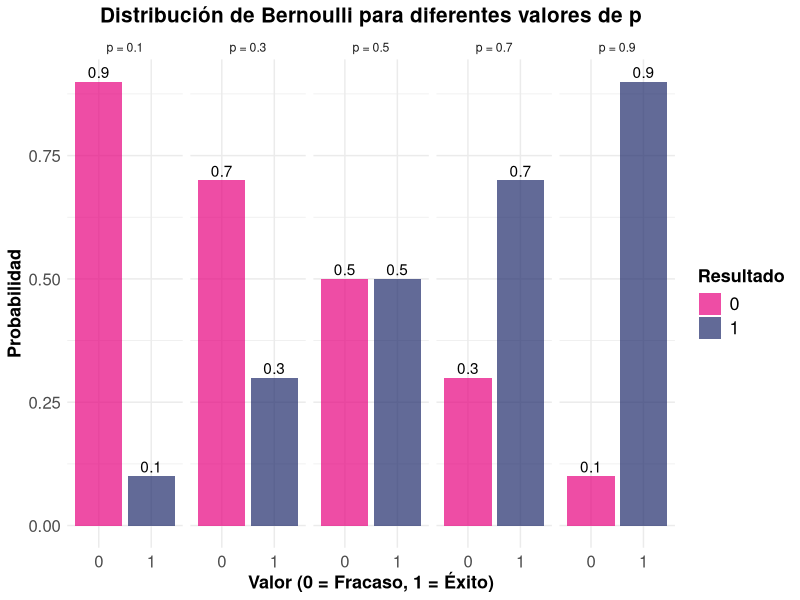
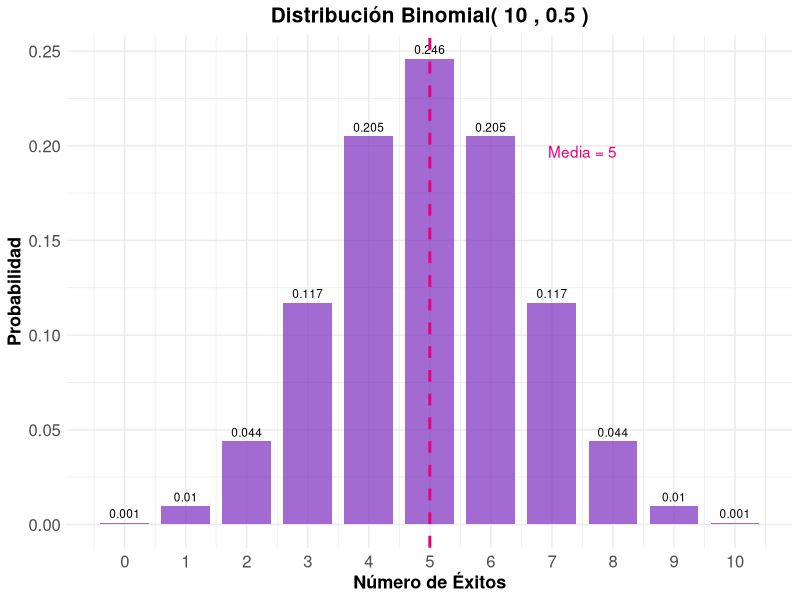
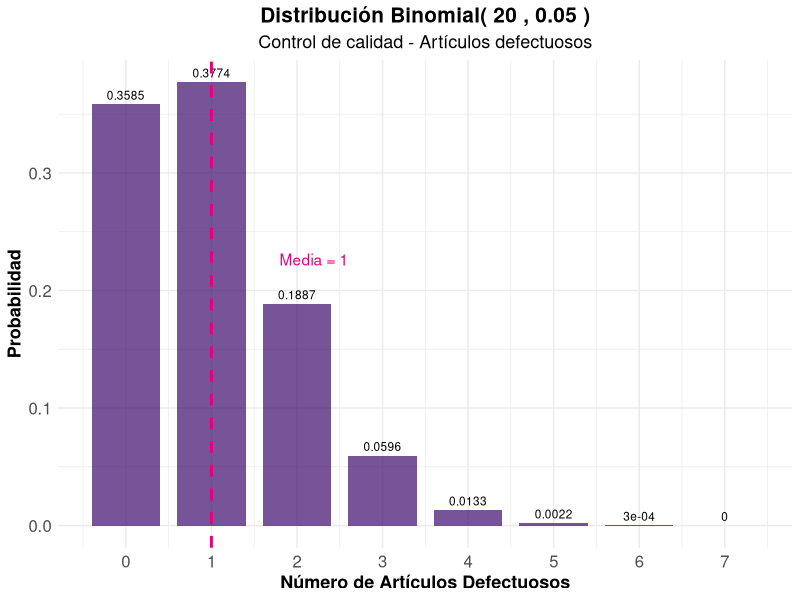
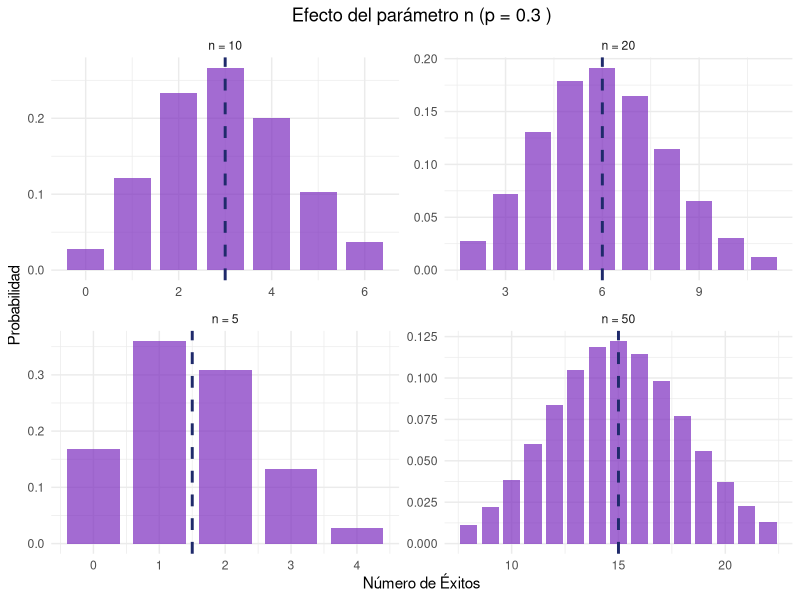
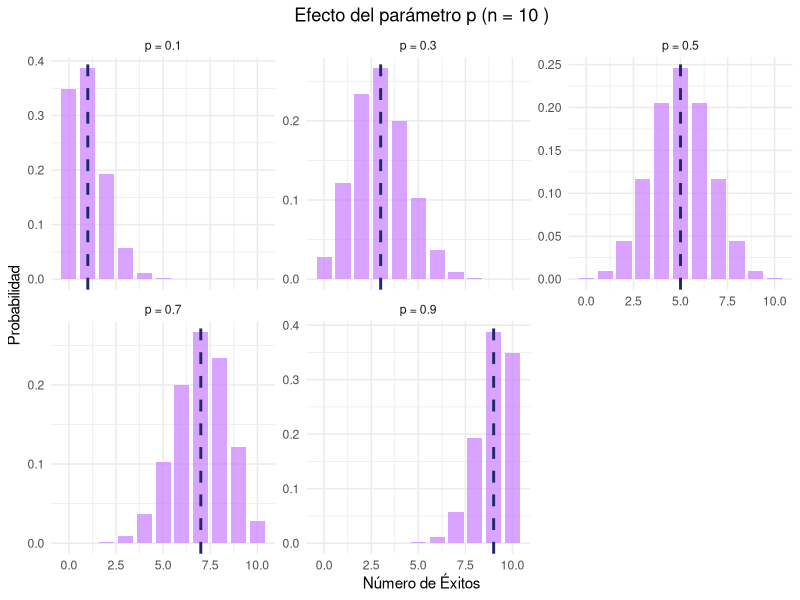
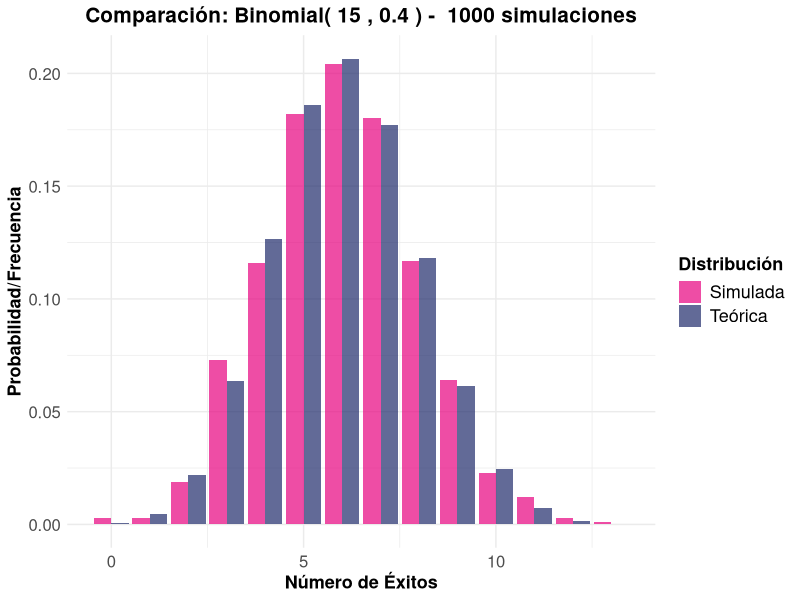
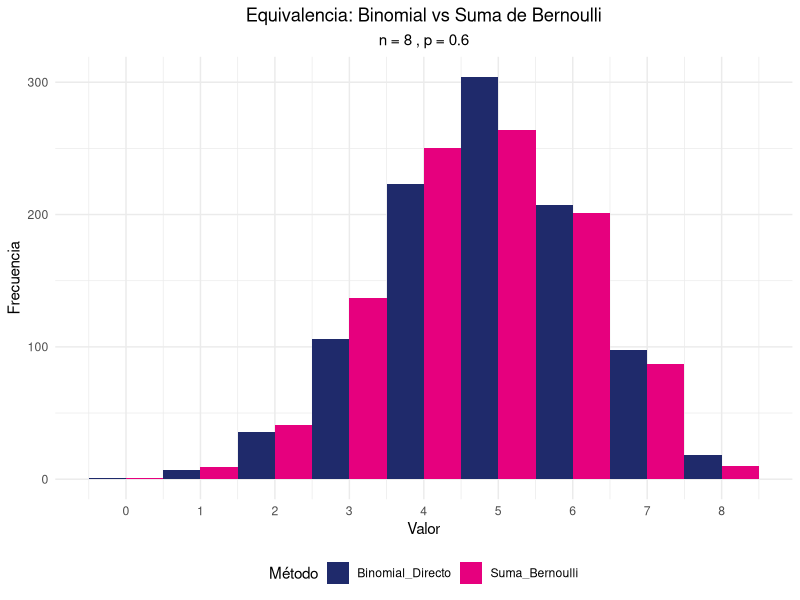
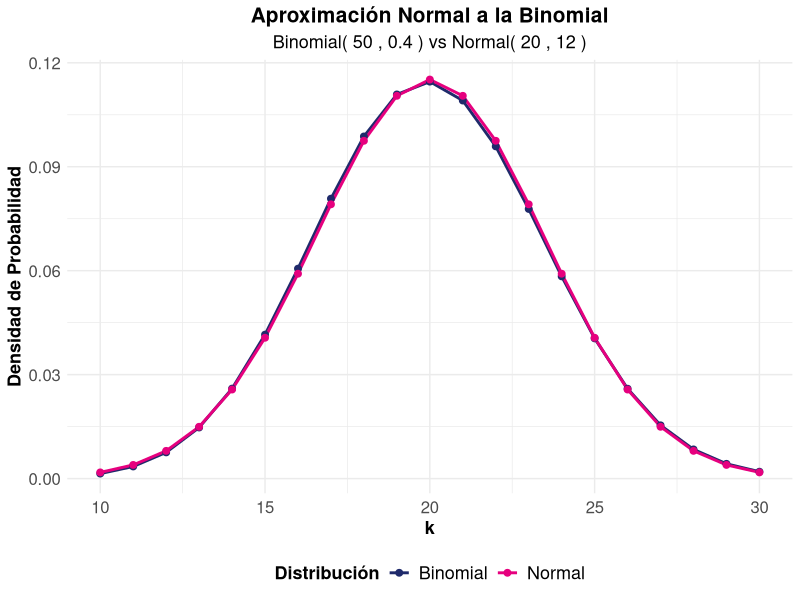

Write R code to recreate these figures, in order.
## ---- chunk 1
#| label: setup
#| include: false
library(tidyverse)
library(kableExtra)
library(gridExtra)
## ---- chunk 2
#| label: moneda-bernoulli
#| code-fold: true
#| fig-align: center


# Moneda justa
p_moneda <- 0.5

# Crear tabla de probabilidades
bernoulli_moneda <- data.frame(
  Resultado = c("Sello (0)", "Cara (1)"),
  Valor = c(0, 1),
  Probabilidad = c(1-p_moneda, p_moneda)
)

kable(bernoulli_moneda, 
      caption = "Distribución Bernoulli - Moneda justa (p = 0.5)",
      align = "ccc") %>%
  kable_styling(bootstrap_options = "striped")

# Parámetros
media_moneda <- p_moneda
varianza_moneda <- p_moneda * (1 - p_moneda)
desv_std_moneda <- sqrt(varianza_moneda)

cat("Parámetros estadísticos:\n")
cat("Media:", media_moneda, "\n")
cat("Varianza:", varianza_moneda, "\n")
cat("Desviación estándar:", desv_std_moneda, "\n")
## ---- chunk 3
#| label: ejemplos-bernoulli-multiple
#| code-fold: true
#| fig-align: center


# Diferentes valores de p
p_values <- c(0.1, 0.3, 0.5, 0.7, 0.9)

# Crear data frame para visualización
bernoulli_data <- data.frame()
for(p in p_values) {
  temp_data <- data.frame(
    p = paste("p =", p),
    x = c(0, 1),
    probabilidad = c(1-p, p),
    media = p,
    varianza = p*(1-p)
  )
  bernoulli_data <- rbind(bernoulli_data, temp_data)
}

# Tabla de parámetros
param_bernoulli <- data.frame(
  p = p_values,
  Media = p_values,
  Varianza = p_values * (1 - p_values),
  Desv_Std = sqrt(p_values * (1 - p_values))
)

kable(param_bernoulli, 
      caption = "Parámetros de la distribución Bernoulli para diferentes valores de p",
      digits = 4,
      col.names = c("p", "Media", "Varianza", "Desv. Estándar")) %>%
  kable_styling(bootstrap_options = "striped")
## ---- chunk 4
#| label: grafico-bernoulli
#| code-fold: true
#| fig-align: center
#| fig-cap: "Distribución Bernoulli para diferentes valores de p"
ggplot(bernoulli_data, aes(x = factor(x), y = probabilidad, fill = factor(x))) +
  geom_col(alpha = 0.7) +
  geom_text(aes(label = round(probabilidad, 2)), vjust = -0.3) +
  facet_wrap(~p, ncol = 5) +
  scale_fill_manual(values = c("0" = "#E6007E", "1" = "#1F2A6B")) +
  labs(title = "Distribución de Bernoulli para diferentes valores de p",
       x = "Valor (0 = Fracaso, 1 = Éxito)",
       y = "Probabilidad",
       fill = "Resultado") +
  theme_minimal() +
  theme(
    legend.title = element_text(size=13, face="bold"),
    legend.text = element_text(size=13),
    plot.title = element_text(size=15, face="bold", hjust = 0.5),
    plot.subtitle = element_text(size=13, hjust = 0.5),
    axis.text.x=element_text(size=12),
    axis.text.y=element_text(size=12),
    axis.title.x = element_text(face="bold", size=13),
    axis.title.y = element_text(face="bold", size=13)
    # panel.grid.major.y = element_line(color = "#ECF0F1", linewidth = 0.5,
    #   linetype = "dashed"),
    # panel.grid.minor.y = element_blank(),
    # panel.grid.major.x = element_blank(),
    # panel.background = element_rect(fill = "#FAFAFA", color = NA),
    # plot.background = element_rect(fill = "white", color = NA)
  )
## ---- chunk 5
#| label: binomial-monedas
#| code-fold: true
#| fig-align: center


# Parámetros
n_monedas <- 10
p_monedas <- 0.5

# Calcular probabilidades
k_values <- 0:n_monedas
prob_binomial <- dbinom(k_values, n_monedas, p_monedas)

# Crear data frame
binomial_monedas <- data.frame(
  Num_Caras = k_values,
  Probabilidad = prob_binomial
)

# Mostrar tabla
kable(binomial_monedas, 
      caption = paste("Distribución Binomial - 10 lanzamientos de moneda (n =", n_monedas, ", p =", p_monedas, ")"),
      digits = 4,
      col.names = c("Número de Caras", "Probabilidad")) %>%
  kable_styling(bootstrap_options = "striped")

# Parámetros estadísticos
media_monedas <- n_monedas * p_monedas
varianza_monedas <- n_monedas * p_monedas * (1 - p_monedas)
desv_std_monedas <- sqrt(varianza_monedas)

cat("\nParámetros estadísticos:\n")
cat("Media:", media_monedas, "\n")
cat("Varianza:", varianza_monedas, "\n")
cat("Desviación estándar:", round(desv_std_monedas, 4), "\n")
## ---- chunk 6
#| label: grafico-binomial-monedas
#| fig-cap: "Distribución Binomial - 10 lanzamientos de moneda"
#| code-fold: true
#| fig-align: center


ggplot(binomial_monedas, aes(x = Num_Caras, y = Probabilidad)) +
  geom_col(fill = "#7B2CBF", alpha = 0.7, width = 0.8) +
  geom_text(aes(label = round(Probabilidad, 3)), vjust = -0.5, size = 3) +
  geom_vline(xintercept = media_monedas, color = "#E6007E", linetype = "dashed", linewidth = 1) +
  annotate("text", x = media_monedas + 2.5, y = max(prob_binomial) * 0.8, 
           label = paste("Media =", media_monedas), color = "#E6007E") +
  scale_x_continuous(breaks = k_values) +
  labs(title = paste("Distribución Binomial(", n_monedas, ",", p_monedas, ")"),
       x = "Número de Éxitos",
       y = "Probabilidad") +
  theme_minimal() +
  theme(
    legend.title = element_text(size=13, face="bold"),
    legend.text = element_text(size=13),
    plot.title = element_text(size=15, face="bold", hjust = 0.5),
    plot.subtitle = element_text(size=13, hjust = 0.5),
    axis.text.x=element_text(size=12),
    axis.text.y=element_text(size=12),
    axis.title.x = element_text(face="bold", size=13),
    axis.title.y = element_text(face="bold", size=13)
    # panel.grid.major.y = element_line(color = "#ECF0F1", linewidth = 0.5,
    #   linetype = "dashed"),
    # panel.grid.minor.y = element_blank(),
    # panel.grid.major.x = element_blank(),
    # panel.background = element_rect(fill = "#FAFAFA", color = NA),
    # plot.background = element_rect(fill = "white", color = NA)
  )
## ---- chunk 7
#| label: control-calidad
#| code-fold: true
#| fig-align: center


# Parámetros
n_articulos <- 20
p_defecto <- 0.05

# Probabilidades
k_defectos <- 0:n_articulos
prob_defectos <- dbinom(k_defectos, n_articulos, p_defecto)

# Crear data frame
calidad_data <- data.frame(
  Defectos = k_defectos,
  Probabilidad = prob_defectos
)

# Filtrar probabilidades significativas (> 0.001)
calidad_filtrada <- calidad_data[calidad_data$Probabilidad > 0.001, ]

kable(calidad_filtrada, 
      caption = paste("Distribución Binomial - Control de calidad (n =", n_articulos, ", p =", p_defecto, ")"),
      digits = 4,
      col.names = c("Número de Defectos", "Probabilidad")) %>%
  kable_styling(bootstrap_options = "striped")

# Parámetros estadísticos
media_defectos <- n_articulos * p_defecto
varianza_defectos <- n_articulos * p_defecto * (1 - p_defecto)
desv_std_defectos <- sqrt(varianza_defectos)

cat("Parámetros estadísticos:\n")
cat("Media:", media_defectos, "\n")
cat("Varianza:", round(varianza_defectos, 4), "\n")
cat("Desviación estándar:", round(desv_std_defectos, 4), "\n")

# Probabilidades importantes
prob_0_defectos <- dbinom(0, n_articulos, p_defecto)
prob_max_2_defectos <- pbinom(2, n_articulos, p_defecto)
prob_mas_3_defectos <- 1 - pbinom(3, n_articulos, p_defecto)

cat("\nProbabilidades de interés:\n")
cat("P(0 defectos):", round(prob_0_defectos, 4), "\n")
cat("P(≤ 2 defectos):", round(prob_max_2_defectos, 4), "\n")
cat("P(> 3 defectos):", round(prob_mas_3_defectos, 4), "\n")
## ---- chunk 8
#| label: grafico-calidad
#| code-fold: true
#| fig-align: center
#| fig-cap: "Distribución Binomial - Control de calidad"


ggplot(calidad_data[1:8, ], aes(x = Defectos, y = Probabilidad)) +
  geom_col(fill = "#3C096C", alpha = 0.7, width = 0.8) +
  geom_text(aes(label = round(Probabilidad, 4)), vjust = -0.5, size = 3) +
  geom_vline(xintercept = media_defectos, color = "#E6007E", linetype = "dashed", linewidth = 1) +
  annotate("text", x = media_defectos + 1.2, y = max(prob_defectos) * 0.6, 
           label = paste("Media =", media_defectos), color = "#E6007E") +
  scale_x_continuous(breaks = 0:7) +
  labs(title = paste("Distribución Binomial(", n_articulos, ",", p_defecto, ")"),
       subtitle = "Control de calidad - Artículos defectuosos",
       x = "Número de Artículos Defectuosos",
       y = "Probabilidad") +
  theme_minimal() +
  theme(
    legend.title = element_text(size=13, face="bold"),
    legend.text = element_text(size=13),
    plot.title = element_text(size=15, face="bold", hjust = 0.5),
    plot.subtitle = element_text(size=13, hjust = 0.5),
    axis.text.x=element_text(size=12),
    axis.text.y=element_text(size=12),
    axis.title.x = element_text(face="bold", size=13),
    axis.title.y = element_text(face="bold", size=13)
    # panel.grid.major.y = element_line(color = "#ECF0F1", linewidth = 0.5,
    #   linetype = "dashed"),
    # panel.grid.minor.y = element_blank(),
    # panel.grid.major.x = element_blank(),
    # panel.background = element_rect(fill = "#FAFAFA", color = NA),
    # plot.background = element_rect(fill = "white", color = NA)
  )
## ---- chunk 9
#| label: efecto-n
#| code-fold: true
#| fig-align: center

# Diferentes valores de n con p fijo
n_vals <- c(5, 10, 20, 50)
p_fijo <- 0.3

# Crear data frame para comparación
comp_n_data <- data.frame()
for(n in n_vals) {
  k_vals <- 0:n
  probs <- dbinom(k_vals, n, p_fijo)
  temp_data <- data.frame(
    n = paste("n =", n),
    k = k_vals,
    probabilidad = probs,
    media = n * p_fijo,
    varianza = n * p_fijo * (1 - p_fijo)
  )
  comp_n_data <- rbind(comp_n_data, temp_data)
}

# Filtrar para visualización (solo valores con probabilidad > 0.01)
comp_n_filtered <- comp_n_data[comp_n_data$probabilidad > 0.01, ]

ggplot(comp_n_filtered, aes(x = k, y = probabilidad)) +
  geom_col(fill = "#7B2CBF", alpha = 0.7, width = 0.8) +
  geom_vline(aes(xintercept = media), color = "#1F2A6B", linetype = "dashed", linewidth=1) +
  facet_wrap(~n, scales = "free") +
  labs(title = paste("Efecto del parámetro n (p =", p_fijo, ")"),
       x = "Número de Éxitos",
       y = "Probabilidad") +
  theme_minimal() +
  theme(plot.title = element_text(hjust = 0.5))
## ---- chunk 10
#| label: efecto-p
#| code-fold: true
#| fig-align: center 
#| fig-cap: "Efecto del parámetro p en la distribución binomial"
# Diferentes valores de p con n fijo
p_vals <- c(0.1, 0.3, 0.5, 0.7, 0.9)
n_fijo <- 10

# Crear data frame para comparación
comp_p_data <- data.frame()
for(p in p_vals) {
  k_vals <- 0:n_fijo
  probs <- dbinom(k_vals, n_fijo, p)
  temp_data <- data.frame(
    p = paste("p =", p),
    k = k_vals,
    probabilidad = probs,
    media = n_fijo * p,
    varianza = n_fijo * p * (1 - p)
  )
  comp_p_data <- rbind(comp_p_data, temp_data)
}

ggplot(comp_p_data, aes(x = k, y = probabilidad)) +
  geom_col(fill = "#C77DFF", alpha = 0.7, width = 0.8) +
  geom_vline(aes(xintercept = media), color = "#1F2A6B", linetype = "dashed", linewidth=1) +
  facet_wrap(~p, scales = "free_y") +
  labs(title = paste("Efecto del parámetro p (n =", n_fijo, ")"),
       x = "Número de Éxitos",
       y = "Probabilidad") +
  theme_minimal() +
  theme(plot.title = element_text(hjust = 0.5))
## ---- chunk 11
#| label: simulacion-binomial
#| code-fold: true

n_trials <- 15
p_sim_bin <- 0.4
n_sim_bin <- 1000

# Generar datos
datos_binomial <- rbinom(n_sim_bin, n_trials, p_sim_bin)

# Calcular estadísticas observadas
media_obs_bin <- mean(datos_binomial)
var_obs_bin <- var(datos_binomial)

# Valores teóricos
media_teo_bin <- n_trials * p_sim_bin
var_teo_bin <- n_trials * p_sim_bin * (1 - p_sim_bin)

cat("Media teórica:", media_teo_bin, "| Media observada:", round(media_obs_bin, 4), "\n")
cat("Varianza teórica:", var_teo_bin, "| Varianza observada:", round(var_obs_bin, 4), "\n")

# Comparar distribuciones
freq_obs_bin <- table(datos_binomial) / n_sim_bin
k_sim <- as.numeric(names(freq_obs_bin))
freq_teo_bin <- dbinom(k_sim, n_trials, p_sim_bin)

comparacion_bin <- data.frame(
  k = k_sim,
  Freq_Observada = as.numeric(freq_obs_bin),
  Prob_Teorica = freq_teo_bin
)

kable(head(comparacion_bin, 10), 
      caption = "Comparación frecuencias observadas vs probabilidades teóricas",
      digits = 4,
      col.names = c("k", "Freq. Observada", "Prob. Teórica")) %>%
  kable_styling(bootstrap_options = "striped")
## ---- chunk 12
#| label: grafico-comparacion-sim
#| code-fold: true
#| fig-align: center
#| fig-cap: "Comparación entre distribución teórica y simulada"
library(tidyr)

# Preparar datos para visualización
comp_sim_long <- comparacion_bin %>%
  pivot_longer(cols = c(Freq_Observada, Prob_Teorica),
               names_to = "Tipo",
               values_to = "Probabilidad") %>%
  mutate(Tipo = case_when(
    Tipo == "Freq_Observada" ~ "Simulada",
    Tipo == "Prob_Teorica" ~ "Teórica"
  ))

ggplot(comp_sim_long, aes(x = k, y = Probabilidad, fill = Tipo)) +
  geom_col(position = "dodge", alpha = 0.7) +
  scale_fill_manual(values = c("Teórica" = "#1F2A6B", "Simulada" = "#E6007E")) +
  labs(title = paste("Comparación: Binomial(", n_trials, ",", p_sim_bin, ") - ", n_sim_bin, "simulaciones"),
       x = "Número de Éxitos",
       y = "Probabilidad/Frecuencia",
       fill = "Distribución") +
  theme_minimal() +
  theme(
    legend.title = element_text(size=13, face="bold"),
    legend.text = element_text(size=13),
    plot.title = element_text(size=15, face="bold", hjust = 0.5),
    plot.subtitle = element_text(size=13, hjust = 0.5),
    axis.text.x=element_text(size=12),
    axis.text.y=element_text(size=12),
    axis.title.x = element_text(face="bold", size=13),
    axis.title.y = element_text(face="bold", size=13)
    # panel.grid.major.y = element_line(color = "#ECF0F1", linewidth = 0.5,
    #   linetype = "dashed"),
    # panel.grid.minor.y = element_blank(),
    # panel.grid.major.x = element_blank(),
    # panel.background = element_rect(fill = "#FAFAFA", color = NA),
    # plot.background = element_rect(fill = "white", color = NA)
  )
## ---- chunk 13
#| label: relacion-bernoulli-binomial
#| code-fold: true
#| fig-align: center

n_exp <- 8
p_exp <- 0.6
n_sim_rel <- 1000

# Método 1: Generar directamente de Binomial
binomial_directo <- rbinom(n_sim_rel, n_exp, p_exp)

# Método 2: Sumar n variables Bernoulli independientes
suma_bernoulli <- replicate(n_sim_rel, {
  bernoulli_vars <- rbinom(n_exp, 1, p_exp)
  sum(bernoulli_vars)
})

# Comparar distribuciones
comparacion_relacion <- data.frame(
  Binomial_Directo = binomial_directo,
  Suma_Bernoulli = suma_bernoulli
)

# Visualización comparativa
comp_rel_long <- comparacion_relacion %>%
  mutate(id = row_number()) %>%
  pivot_longer(cols = c(Binomial_Directo, Suma_Bernoulli),
               names_to = "Metodo",
               values_to = "Valor")

ggplot(comp_rel_long, aes(x = Valor, fill = Metodo)) +
  geom_histogram(position = "dodge", center = min(comp_rel_long$Valor), binwidth=1) + 
  scale_fill_manual(values = c("Binomial_Directo" = "#1F2A6B", "Suma_Bernoulli" = "#E6007E")) +
  scale_x_continuous(breaks = 0:(n_exp)) +
  labs(title = "Equivalencia: Binomial vs Suma de Bernoulli",
       subtitle = paste("n =", n_exp, ", p =", p_exp),
       x = "Valor",
       y = "Frecuencia",
       fill = "Método") +
  theme_minimal() +
  theme(plot.title = element_text(hjust = 0.5),
        plot.subtitle = element_text(hjust = 0.5),
        legend.position = "bottom")
## ---- chunk 14
#| label: aproximacion-normal
#| code-fold: true
#| fig-align: center


# Parámetros para aproximación normal
n_aprox <- 50
p_aprox <- 0.4

# Verificar condiciones
condicion1 <- n_aprox * p_aprox >= 5
condicion2 <- n_aprox * (1 - p_aprox) >= 5

cat("Condiciones para aproximación normal:\n")
cat("np =", n_aprox * p_aprox, "≥ 5:", condicion1, "\n")
cat("n(1-p) =", n_aprox * (1-p_aprox), "≥ 5:", condicion2, "\n")

if(condicion1 & condicion2) {
  # Calcular probabilidades exactas y aproximadas
  k_aprox <- 0:n_aprox
  prob_exacta <- dbinom(k_aprox, n_aprox, p_aprox)
  
  # Aproximación normal (con corrección de continuidad)
  media_normal <- n_aprox * p_aprox
  var_normal <- n_aprox * p_aprox * (1 - p_aprox)
  sd_normal <- sqrt(var_normal)
  
  # Crear data frame para comparación
  aprox_data <- data.frame(
    k = k_aprox,
    Binomial = prob_exacta,
    Normal = dnorm(k_aprox, media_normal, sd_normal)
  )
  
  # Filtrar valores significativos
  aprox_filtered <- aprox_data[aprox_data$Binomial > 0.001, ]
  
  # Visualización
  aprox_long <- aprox_filtered %>%
    pivot_longer(cols = c(Binomial, Normal),
                 names_to = "Distribucion",
                 values_to = "Densidad")
  
  ggplot(aprox_long, aes(x = k, y = Densidad, color = Distribucion)) +
    geom_line(linewidth = 1) +
    geom_point(size = 2) +
    scale_color_manual(values = c("Binomial" = "#1F2A6B", "Normal" = "#E6007E")) +
    labs(title = "Aproximación Normal a la Binomial",
         subtitle = paste("Binomial(", n_aprox, ",", p_aprox, ") vs Normal(", media_normal, ",", round(sd_normal^2, 2), ")"),
         x = "k",
         y = "Densidad de Probabilidad",
         color = "Distribución") +
    theme_minimal() +
  theme(
    legend.title = element_text(size=13, face="bold"),
    legend.text = element_text(size=13),
    legend.position = "bottom",
    plot.title = element_text(size=15, face="bold", hjust = 0.5),
    plot.subtitle = element_text(size=13, hjust = 0.5),
    axis.text.x=element_text(size=12),
    axis.text.y=element_text(size=12),
    axis.title.x = element_text(face="bold", size=13),
    axis.title.y = element_text(face="bold", size=13)
    # panel.grid.major.y = element_line(color = "#ECF0F1", linewidth = 0.5,
    #   linetype = "dashed"),
    # panel.grid.minor.y = element_blank(),
    # panel.grid.major.x = element_blank(),
    # panel.background = element_rect(fill = "#FAFAFA", color = NA),
    # plot.background = element_rect(fill = "white", color = NA)
  )
}
## ---- chunk 15
#| code-fold: true
#| label: limite-central-binomial
#| fig-width: 8
#| fig-height: 6
#| fig-align: "center"
#| fig-cap: "Verificación del Teorema Central del Límite"
# Simular medias muestrales

k_muestra <- 1000
n_muestra <- 50

n_binomial <- 20
p_binomial <- 0.3

medias_muestrales <- replicate(k_muestra, {
  muestra <- rbinom(n_muestra, n_binomial, p_binomial)
  mean(muestra)
})

# Crear histograma
hist_data <- data.frame(Medias = medias_muestrales)

ggplot(hist_data) +
  geom_histogram(aes(x=Medias, after_stat(density)), bins = 30, 
                 fill = "#E0C3FC", alpha = 0.7, color = "#2B1B4F") +
  geom_density(aes(x = Medias), color = "#E6007E", linewidth = 1) +
  geom_function(fun = dnorm, args = list(mean = n_binomial * p_binomial, 
                                 sd = sqrt(4.2/50)), 
                color = "#3C096C", linetype = "dashed", linewidth = 1) +
  geom_vline(xintercept = mean(medias_muestrales), 
             color = "#1F2A6B", linetype = "dashed", linewidth = 1) +
  labs(title = "Distribución de Medias Muestrales",
       subtitle = paste("N =", n_muestra, " de una v.a. binomial(20,0.3)"),
       x = "Media Muestral",
       y = "Densidad") +
  theme_minimal() +
  theme(
    legend.title = element_text(size=13, face="bold"),
    legend.text = element_text(size=13),
    plot.title = element_text(size=15, face="bold", hjust = 0.5),
    plot.subtitle = element_text(size=13, hjust = 0.5),
    axis.text.x=element_text(size=12),
    axis.text.y=element_text(size=12),
    axis.title.x = element_text(face="bold", size=13),
    axis.title.y = element_text(face="bold", size=13)
    # panel.grid.major.y = element_line(color = "#ECF0F1", linewidth = 0.5,
    #   linetype = "dashed"),
    # panel.grid.minor.y = element_blank(),
    # panel.grid.major.x = element_blank(),
    # panel.background = element_rect(fill = "#FAFAFA", color = NA),
    # plot.background = element_rect(fill = "white", color = NA)
  )

# Estadísticas
cat("Media teórica:", n_binomial * p_binomial, "\n")
cat("Media observada:", round(mean(medias_muestrales), 4), "\n")
cat("Varianza teórica de la media:", 4.2/50, "\n")
cat("Varianza observada de la media:", round(var(medias_muestrales), 4), "\n")
## ---- chunk 16
#| label: aplicacion-medicina
#| code-fold: true
#| fig-align: center


# Parámetros
n_pacientes <- 25
p_cura <- 0.8

# Preguntas de interés
# 1. ¿Cuál es la probabilidad de que exactamente 20 pacientes se curen?
prob_20_curas <- dbinom(20, n_pacientes, p_cura)

# 2. ¿Cuál es la probabilidad de que al menos 22 pacientes se curen?
prob_min_22 <- 1 - pbinom(21, n_pacientes, p_cura)

# 3. ¿Cuál es la probabilidad de que entre 18 y 22 pacientes se curen?
prob_18_22 <- pbinom(22, n_pacientes, p_cura) - pbinom(17, n_pacientes, p_cura)

# Parámetros estadísticos
media_curas <- n_pacientes * p_cura
varianza_curas <- n_pacientes * p_cura * (1 - p_cura)
desv_std_curas <- sqrt(varianza_curas)

cat("Aplicación Médica - Efectividad del tratamiento:\n")
cat("Parámetros: n =", n_pacientes, ", p =", p_cura, "\n\n")
cat("Estadísticas esperadas:\n")
cat("Número esperado de curas:", media_curas, "\n")
cat("Varianza:", varianza_curas, "\n")
cat("Desviación estándar:", round(desv_std_curas, 4), "\n\n")
cat("Probabilidades de interés:\n")
cat("P(exactamente 20 curas):", round(prob_20_curas, 4), "\n")
cat("P(al menos 22 curas):", round(prob_min_22, 4), "\n")
cat("P(entre 18 y 22 curas):", round(prob_18_22, 4), "\n")

# Visualización
k_medicina <- 0:n_pacientes
prob_medicina <- dbinom(k_medicina, n_pacientes, p_cura)
medicina_data <- data.frame(k = k_medicina, probabilidad = prob_medicina)

ggplot(medicina_data, aes(x = k, y = probabilidad)) +
  geom_col(fill = "#1F2A6B", alpha = 0.7, width = 0.8) +
  geom_vline(xintercept = media_curas, color = "#E6007E", linetype = "dashed", size = 1) +
  geom_vline(xintercept = c(18, 22), color = "#C77DFF", linetype = "dotted", size = 1) +
  annotate("text", x = media_curas + 1.5, y = max(prob_medicina) * 0.8, 
           label = paste("E(X) =", media_curas), color = "#E6007E") +
  annotate("rect", xmin = 18, xmax = 22, ymin = 0, ymax = Inf, 
           alpha = 0.2, fill = "#C77DFF") +
  labs(title = "Distribución del Número de Pacientes Curados",
       subtitle = paste("Binomial(", n_pacientes, ",", p_cura, ")"),
       x = "Número de Pacientes Curados",
       y = "Probabilidad") +
  theme_minimal() +
  theme(
    legend.title = element_text(size=13, face="bold"),
    legend.text = element_text(size=13),
    plot.title = element_text(size=15, face="bold", hjust = 0.5),
    plot.subtitle = element_text(size=13, hjust = 0.5),
    axis.text.x=element_text(size=12),
    axis.text.y=element_text(size=12),
    axis.title.x = element_text(face="bold", size=13),
    axis.title.y = element_text(face="bold", size=13)
    # panel.grid.major.y = element_line(color = "#ECF0F1", linewidth = 0.5,
    #   linetype = "dashed"),
    # panel.grid.minor.y = element_blank(),
    # panel.grid.major.x = element_blank(),
    # panel.background = element_rect(fill = "#FAFAFA", color = NA),
    # plot.background = element_rect(fill = "white", color = NA)
  )
## ---- chunk 17
#| label: sol-med-parametros

n_med <- 20
p_med <- 0.85
x_med <- 0:n_med
## ---- chunk 18
#| label: sol-med-a
#| fig-align: center

datos_med <- data.frame(x = x_med, probabilidad = dbinom(x_med, n_med, p_med))

ggplot(datos_med, aes(x = x, y = probabilidad)) +
  geom_col(fill = "#7B2CBF", alpha = 0.8, width = 0.8) +
  scale_x_continuous(breaks = x_med) +
  labs(title = "Función de probabilidad de X ~ Binomial(20, 0.85)",
       x = "Número de pacientes curados",
       y = "P(X = x)") +
  theme_minimal() +
  theme(plot.title = element_text(hjust = 0.5, face = "bold"))
## ---- chunk 19
#| label: sol-med-b

media_med <- n_med * p_med
var_med <- n_med * p_med * (1 - p_med)
sd_med <- sqrt(var_med)

cat("Esperanza:", media_med, "\n")
cat("Varianza:", var_med, "\n")
cat("Desviación estándar:", round(sd_med, 4), "\n")
## ---- chunk 20
#| label: sol-med-c
#| fig-align: center

set.seed(123)
sim_med <- rbinom(1000, n_med, p_med)

data.frame(
  Medida = c("Esperanza", "Varianza", "Desv. estándar"),
  Teorico = round(c(media_med, var_med, sd_med), 4),
  Simulado = round(c(mean(sim_med), var(sim_med), sd(sim_med)), 4)
)

comparacion_med <- data.frame(
  x = rep(x_med, 2),
  valor = c(dbinom(x_med, n_med, p_med),
            as.numeric(table(factor(sim_med, levels = x_med))) / 1000),
  tipo = rep(c("Teórica", "Simulada"), each = length(x_med))
)

ggplot(comparacion_med, aes(x = x, y = valor, fill = tipo)) +
  geom_col(position = "dodge", alpha = 0.85) +
  scale_fill_manual(values = c("Teórica" = "#1F2A6B", "Simulada" = "#FF69B4")) +
  scale_x_continuous(breaks = x_med) +
  labs(title = "Binomial(20, 0.85): teórica vs simulada",
       x = "Número de pacientes curados",
       y = "Probabilidad",
       fill = "") +
  theme_minimal() +
  theme(plot.title = element_text(hjust = 0.5, face = "bold"),
        legend.position = "bottom")
## ---- chunk 21
#| label: sol-teorema-suma
#| fig-align: center

set.seed(123)

n_x <- 8
m_y <- 12
p_xy <- 0.4
n_sim_xy <- 10000

X <- rbinom(n_sim_xy, n_x, p_xy)
Y <- rbinom(n_sim_xy, m_y, p_xy)
suma_xy <- X + Y

valores_xy <- 0:(n_x + m_y)

tabla_xy <- data.frame(
  k = valores_xy,
  Suma = as.numeric(table(factor(suma_xy, levels = valores_xy))) / n_sim_xy,
  Binomial = dbinom(valores_xy, n_x + m_y, p_xy)
)

ggplot(tabla_xy, aes(x = k)) +
  geom_col(aes(y = Suma), fill = "#FFC8E4", color = "#7B2CBF") +
  geom_point(aes(y = Binomial), color = "#E6007E", size = 3) +
  scale_x_continuous(breaks = valores_xy) +
  labs(title = "X + Y vs bin(20, 0.4)",
       subtitle = "Barras: X + Y simulado | Puntos: bin(20, 0.4) teórica",
       x = "k",
       y = "Probabilidad") +
  theme_minimal() +
  theme(plot.title = element_text(hjust = 0.5, face = "bold"),
        plot.subtitle = element_text(hjust = 0.5))
## ---- chunk 22
#| label: sol-teorema-estadisticas

data.frame(
  Medida = c("Media", "Varianza"),
  Teorico_bin_20_0.4 = c((n_x + m_y) * p_xy, (n_x + m_y) * p_xy * (1 - p_xy)),
  Observado_X_mas_Y = round(c(mean(suma_xy), var(suma_xy)), 4)
)
## ---- chunk 23
#| label: sol-aprox-parametros

n_ap <- 100
p_ap <- 0.3
media_ap <- n_ap * p_ap
sd_ap <- sqrt(n_ap * p_ap * (1 - p_ap))
## ---- chunk 24
#| label: sol-aprox-condiciones

cat("np =", n_ap * p_ap, " ¿>= 5?", n_ap * p_ap >= 5, "\n")
cat("n(1-p) =", n_ap * (1 - p_ap), " ¿>= 5?", n_ap * (1 - p_ap) >= 5, "\n")
## ---- chunk 25
#| label: sol-aprox-comparacion
#| fig-align: center

k_ap <- 10:50
datos_ap <- data.frame(
  k = k_ap,
  Binomial = dbinom(k_ap, n_ap, p_ap),
  Normal = dnorm(k_ap, media_ap, sd_ap)
)

ggplot(datos_ap, aes(x = k)) +
  geom_col(aes(y = Binomial), fill = "#C77DFF", alpha = 0.8) +
  geom_line(aes(y = Normal), color = "#E6007E", linewidth = 1.2) +
  labs(title = "Binomial(100, 0.3) vs Normal(30, 21)",
       subtitle = "Barras: binomial | Línea fucsia: normal",
       x = "k",
       y = "Probabilidad") +
  theme_minimal() +
  theme(plot.title = element_text(hjust = 0.5, face = "bold"),
        plot.subtitle = element_text(hjust = 0.5))

# P(X <= 25): exacta y aproximada (se suma 0.5 por corrección de continuidad)
data.frame(
  Metodo = c("Binomial", "Normal"),
  P_X_menor_igual_25 = round(c(pbinom(25, n_ap, p_ap), pnorm(25.5, media_ap, sd_ap)), 4)
)
## ---- chunk 26
#| label: sol-tcl-binomial
#| fig-align: center

set.seed(123)

k_tcl <- 1000
n_tcl <- 30

medias_tcl <- numeric(k_tcl)
for (i in 1:k_tcl) {
  medias_tcl[i] <- mean(rbinom(n_tcl, 10, 0.7))
}

mu_tcl <- 7
var_tcl <- 2.1 / n_tcl

cat("Media teórica:", mu_tcl, "| Media observada:", round(mean(medias_tcl), 4), "\n")
cat("Varianza teórica:", var_tcl, "| Varianza observada:", round(var(medias_tcl), 4), "\n")

ggplot(data.frame(medias = medias_tcl), aes(x = medias)) +
  geom_histogram(aes(y = after_stat(density)), bins = 25,
                 fill = "#FFC8E4", color = "#7B2CBF") +
  stat_function(fun = dnorm, args = list(mean = mu_tcl, sd = sqrt(var_tcl)),
                color = "#E6007E", linewidth = 1.2) +
  labs(title = "Medias muestrales de una Binomial(10, 0.7)",
       subtitle = "Curva fucsia: N(7, 0.07)",
       x = "Media muestral",
       y = "Densidad") +
  theme_minimal() +
  theme(plot.title = element_text(hjust = 0.5, face = "bold"),
        plot.subtitle = element_text(hjust = 0.5))
## ---- chunk 27
#| label: sol-qq-binomial
#| fig-align: center
#| fig-width: 6
#| fig-height: 5

qqnorm(medias_tcl, main = "QQ-plot de las medias muestrales", pch = 20, col = "#7B2CBF")
qqline(medias_tcl, col = "#E6007E", lwd = 2)
